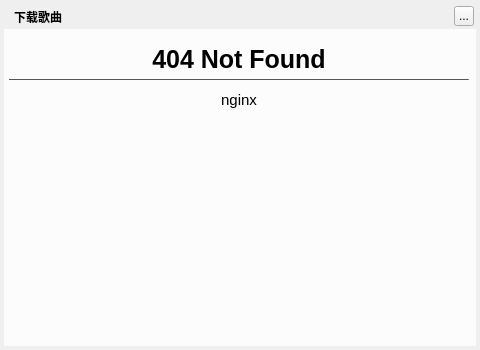
<?xml version="1.0" encoding="UTF-8"?>
<ui version="4.0">
 <class>MusicSongListEnhanceLosslessWidget</class>
 <widget class="QDialog" name="MusicSongListEnhanceLosslessWidget">
  <property name="geometry">
   <rect>
    <x>0</x>
    <y>0</y>
    <width>480</width>
    <height>350</height>
   </rect>
  </property>
  <property name="windowTitle">
   <string>提示框</string>
  </property>
  <property name="styleSheet">
   <string notr="true"/>
  </property>
  <widget class="QLabel" name="background">
   <property name="geometry">
    <rect>
     <x>4</x>
     <y>4</y>
     <width>472</width>
     <height>341</height>
    </rect>
   </property>
   <property name="styleSheet">
    <string notr="true"/>
   </property>
   <property name="text">
    <string/>
   </property>
  </widget>
  <widget class="QLabel" name="topTitleName">
   <property name="geometry">
    <rect>
     <x>14</x>
     <y>4</y>
     <width>301</width>
     <height>25</height>
    </rect>
   </property>
   <property name="styleSheet">
    <string notr="true">color:&quot;#FFFFFF&quot;;font-weight:bold</string>
   </property>
   <property name="text">
    <string>下载歌曲</string>
   </property>
  </widget>
  <widget class="QToolButton" name="topTitleCloseButton">
   <property name="geometry">
    <rect>
     <x>454</x>
     <y>6</y>
     <width>20</width>
     <height>20</height>
    </rect>
   </property>
   <property name="text">
    <string>...</string>
   </property>
  </widget>
  <widget class="QWidget" name="backgroundMask" native="true">
   <property name="geometry">
    <rect>
     <x>4</x>
     <y>29</y>
     <width>472</width>
     <height>317</height>
    </rect>
   </property>
   <property name="styleSheet">
    <string notr="true">background:rgba(255,255,255,200)</string>
   </property>
   <widget class="QWidget" name="widget" native="true">
    <property name="geometry">
     <rect>
      <x>5</x>
      <y>10</y>
      <width>460</width>
      <height>80</height>
     </rect>
    </property>
    <property name="styleSheet">
     <string notr="true">background:transparent</string>
    </property>
    <layout class="QVBoxLayout" name="verticalLayout">
     <property name="spacing">
      <number>0</number>
     </property>
     <property name="leftMargin">
      <number>0</number>
     </property>
     <property name="topMargin">
      <number>0</number>
     </property>
     <property name="rightMargin">
      <number>0</number>
     </property>
     <property name="bottomMargin">
      <number>0</number>
     </property>
     <item>
      <widget class="QLabel" name="fLabel">
       <property name="maximumSize">
        <size>
         <width>16777215</width>
         <height>16777215</height>
        </size>
       </property>
       <property name="styleSheet">
        <string notr="true">font-size:25px;font-weight:bold;</string>
       </property>
       <property name="text">
        <string>404 Not Found</string>
       </property>
       <property name="alignment">
        <set>Qt::AlignCenter</set>
       </property>
      </widget>
     </item>
     <item>
      <widget class="QFrame" name="frame">
       <property name="maximumSize">
        <size>
         <width>16777215</width>
         <height>1</height>
        </size>
       </property>
       <property name="styleSheet">
        <string notr="true">background:gray</string>
       </property>
       <property name="frameShape">
        <enum>QFrame::HLine</enum>
       </property>
       <property name="frameShadow">
        <enum>QFrame::Raised</enum>
       </property>
      </widget>
     </item>
     <item>
      <widget class="QLabel" name="sLabel">
       <property name="styleSheet">
        <string notr="true">font-size:15px;background:rgba(255,255,255,0)</string>
       </property>
       <property name="text">
        <string>nginx</string>
       </property>
       <property name="alignment">
        <set>Qt::AlignCenter</set>
       </property>
      </widget>
     </item>
    </layout>
   </widget>
  </widget>
  <zorder>background</zorder>
  <zorder>backgroundMask</zorder>
  <zorder>topTitleName</zorder>
  <zorder>topTitleCloseButton</zorder>
 </widget>
 <resources/>
 <connections/>
</ui>
